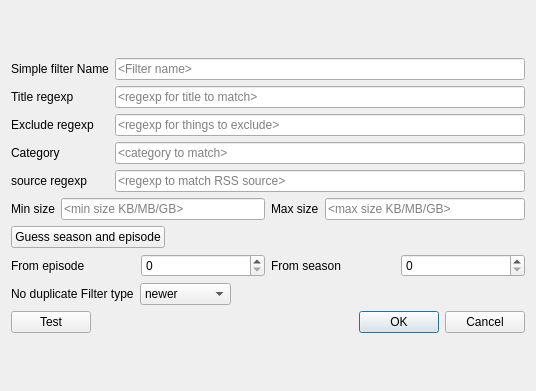
<?xml version="1.0" encoding="UTF-8"?>
<ui version="4.0">
 <class>simpleEditDialog</class>
 <widget class="QDialog" name="simpleEditDialog">
  <property name="windowModality">
   <enum>Qt::ApplicationModal</enum>
  </property>
  <property name="geometry">
   <rect>
    <x>0</x>
    <y>0</y>
    <width>536</width>
    <height>391</height>
   </rect>
  </property>
  <property name="windowTitle">
   <string>SwarmTv Simple Filter</string>
  </property>
  <property name="windowIcon">
   <iconset resource="swarmtvqtresources.qrc">
    <normaloff>:/swarmtv/mainlogo/resources/swarmtv_logo.png</normaloff>:/swarmtv/mainlogo/resources/swarmtv_logo.png</iconset>
  </property>
  <layout class="QGridLayout" name="gridLayout">
   <item row="0" column="0">
    <layout class="QVBoxLayout" name="verticalLayout_4">
     <item>
      <layout class="QHBoxLayout" name="horizontalLayout">
       <item>
        <layout class="QVBoxLayout" name="verticalLayout_2">
         <item>
          <widget class="QLabel" name="label">
           <property name="text">
            <string>Simple filter Name</string>
           </property>
          </widget>
         </item>
         <item>
          <widget class="QLabel" name="label_2">
           <property name="text">
            <string>Title regexp</string>
           </property>
          </widget>
         </item>
         <item>
          <widget class="QLabel" name="label_3">
           <property name="text">
            <string>Exclude regexp</string>
           </property>
          </widget>
         </item>
         <item>
          <widget class="QLabel" name="label_9">
           <property name="text">
            <string>Category</string>
           </property>
          </widget>
         </item>
         <item>
          <widget class="QLabel" name="label_10">
           <property name="text">
            <string>source regexp</string>
           </property>
          </widget>
         </item>
        </layout>
       </item>
       <item>
        <layout class="QVBoxLayout" name="verticalLayout">
         <item>
          <widget class="QLineEdit" name="nameSimpleLineEdit">
           <property name="placeholderText">
            <string>&lt;Filter name&gt;</string>
           </property>
          </widget>
         </item>
         <item>
          <widget class="QLineEdit" name="titleSimpleLineEdit">
           <property name="placeholderText">
            <string>&lt;regexp for title to match&gt;</string>
           </property>
          </widget>
         </item>
         <item>
          <widget class="QLineEdit" name="excludeSimpleLineEdit">
           <property name="placeholderText">
            <string>&lt;regexp for things to exclude&gt;</string>
           </property>
          </widget>
         </item>
         <item>
          <widget class="QLineEdit" name="categorySimpleLineEdit">
           <property name="placeholderText">
            <string>&lt;category to match&gt;</string>
           </property>
          </widget>
         </item>
         <item>
          <widget class="QLineEdit" name="sourceSimpleLineEdit">
           <property name="placeholderText">
            <string>&lt;regexp to match RSS source&gt;</string>
           </property>
          </widget>
         </item>
        </layout>
       </item>
      </layout>
     </item>
     <item>
      <layout class="QVBoxLayout" name="verticalLayout_3">
       <item>
        <layout class="QHBoxLayout" name="horizontalLayout_7">
         <item>
          <layout class="QHBoxLayout" name="horizontalLayout_4">
           <item>
            <widget class="QLabel" name="label_5">
             <property name="text">
              <string>Min size</string>
             </property>
            </widget>
           </item>
           <item>
            <widget class="QLineEdit" name="minSizeSimpleLineEdit">
             <property name="placeholderText">
              <string>&lt;min size KB/MB/GB&gt;</string>
             </property>
            </widget>
           </item>
          </layout>
         </item>
         <item>
          <layout class="QHBoxLayout" name="horizontalLayout_5">
           <item>
            <widget class="QLabel" name="label_4">
             <property name="text">
              <string>Max size</string>
             </property>
            </widget>
           </item>
           <item>
            <widget class="QLineEdit" name="maxSizeSimpleLineEdit">
             <property name="placeholderText">
              <string>&lt;max size KB/MB/GB&gt;</string>
             </property>
            </widget>
           </item>
          </layout>
         </item>
        </layout>
       </item>
       <item>
        <layout class="QHBoxLayout" name="horizontalLayout_9">
         <item>
          <widget class="QPushButton" name="guessSEPushButton">
           <property name="text">
            <string>Guess season and episode</string>
           </property>
          </widget>
         </item>
         <item>
          <spacer name="horizontalSpacer_3">
           <property name="orientation">
            <enum>Qt::Horizontal</enum>
           </property>
           <property name="sizeHint" stdset="0">
            <size>
             <width>40</width>
             <height>20</height>
            </size>
           </property>
          </spacer>
         </item>
        </layout>
       </item>
       <item>
        <layout class="QHBoxLayout" name="horizontalLayout_10">
         <item>
          <layout class="QHBoxLayout" name="horizontalLayout_2">
           <item>
            <widget class="QLabel" name="label_7">
             <property name="text">
              <string>From episode</string>
             </property>
            </widget>
           </item>
           <item>
            <widget class="QSpinBox" name="episodeSpinBox"/>
           </item>
          </layout>
         </item>
         <item>
          <layout class="QHBoxLayout" name="horizontalLayout_3">
           <item>
            <widget class="QLabel" name="label_8">
             <property name="text">
              <string>From season</string>
             </property>
            </widget>
           </item>
           <item>
            <widget class="QSpinBox" name="seasonSpinBox"/>
           </item>
          </layout>
         </item>
        </layout>
       </item>
      </layout>
     </item>
     <item>
      <layout class="QHBoxLayout" name="horizontalLayout_6">
       <item>
        <widget class="QLabel" name="label_6">
         <property name="text">
          <string>No duplicate Filter type</string>
         </property>
        </widget>
       </item>
       <item>
        <widget class="QComboBox" name="nodupSimpleComboBox">
         <item>
          <property name="text">
           <string>newer</string>
          </property>
         </item>
         <item>
          <property name="text">
           <string>newer-title</string>
          </property>
         </item>
         <item>
          <property name="text">
           <string>link</string>
          </property>
         </item>
         <item>
          <property name="text">
           <string>unique</string>
          </property>
         </item>
         <item>
          <property name="text">
           <string>unique-title</string>
          </property>
         </item>
         <item>
          <property name="text">
           <string>none</string>
          </property>
         </item>
        </widget>
       </item>
       <item>
        <spacer name="horizontalSpacer">
         <property name="orientation">
          <enum>Qt::Horizontal</enum>
         </property>
         <property name="sizeHint" stdset="0">
          <size>
           <width>40</width>
           <height>20</height>
          </size>
         </property>
        </spacer>
       </item>
      </layout>
     </item>
     <item>
      <layout class="QHBoxLayout" name="horizontalLayout_8">
       <item>
        <widget class="QPushButton" name="testPushButton">
         <property name="text">
          <string>Test</string>
         </property>
        </widget>
       </item>
       <item>
        <spacer name="horizontalSpacer_2">
         <property name="orientation">
          <enum>Qt::Horizontal</enum>
         </property>
         <property name="sizeHint" stdset="0">
          <size>
           <width>40</width>
           <height>20</height>
          </size>
         </property>
        </spacer>
       </item>
       <item>
        <widget class="QDialogButtonBox" name="simpleButtonBox">
         <property name="orientation">
          <enum>Qt::Horizontal</enum>
         </property>
         <property name="standardButtons">
          <set>QDialogButtonBox::Cancel|QDialogButtonBox::Ok</set>
         </property>
        </widget>
       </item>
      </layout>
     </item>
    </layout>
   </item>
  </layout>
 </widget>
 <tabstops>
  <tabstop>nameSimpleLineEdit</tabstop>
  <tabstop>titleSimpleLineEdit</tabstop>
  <tabstop>excludeSimpleLineEdit</tabstop>
  <tabstop>categorySimpleLineEdit</tabstop>
  <tabstop>sourceSimpleLineEdit</tabstop>
  <tabstop>minSizeSimpleLineEdit</tabstop>
  <tabstop>maxSizeSimpleLineEdit</tabstop>
  <tabstop>nodupSimpleComboBox</tabstop>
  <tabstop>simpleButtonBox</tabstop>
 </tabstops>
 <resources>
  <include location="swarmtvqtresources.qrc"/>
 </resources>
 <connections>
  <connection>
   <sender>simpleButtonBox</sender>
   <signal>rejected()</signal>
   <receiver>simpleEditDialog</receiver>
   <slot>reject()</slot>
   <hints>
    <hint type="sourcelabel">
     <x>296</x>
     <y>355</y>
    </hint>
    <hint type="destinationlabel">
     <x>286</x>
     <y>274</y>
    </hint>
   </hints>
  </connection>
 </connections>
</ui>
